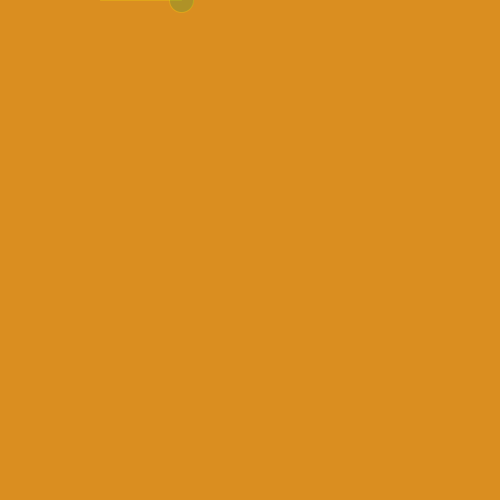
Frame 1 (no input)
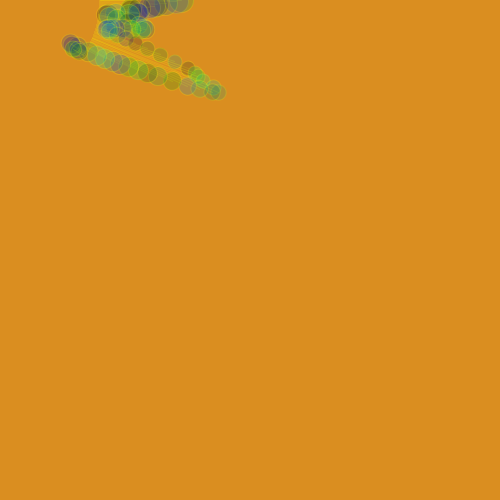
Frame 60 (the mouse pressed at the canvas centre just before this capture)
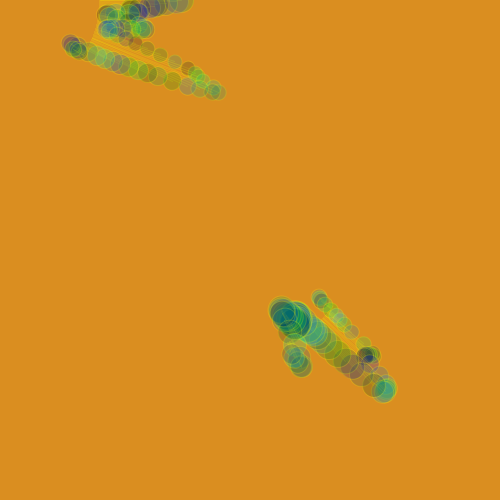
Frame 120 (the mouse held since frame 60 and released just before this capture)

The Processing sketch that drew these frames (run headless with seeded random() and noise(); from frame 60 on, the mouse is pressed at the canvas centre):

// Processing sketch: processing_2416
// ── processing_2416.pde

/*
citrusdream
june 2009
angelaseear@gmail.com
*/
float rot = 0;
float rad = 200;
float speed = 0.01;
float circleSize = 1;
float seed = 0;
float seed2 = 0;


void setup(){
  size(500,500);
  background(#da8e20);
  smooth();
};




void draw(){
  
  rad = noise(seed)*300;
  seed = seed + 0.05;
  
  circleSize = noise(seed2)*40;
  seed2 = seed2 + 0.02;
  
  translate(mouseX,mouseY);
  rotate(rot);
  stroke(255,255,0,50);
  line(100,0,rad,0);
  fill(0, random(0,255),random(0,255),50);
  ellipse(rad,0,circleSize,circleSize);
  
  rot = rot+speed;
  rad = random(0,54);
  
  
};


void keyPressed(){
  save("circle" + key +".png");
};
